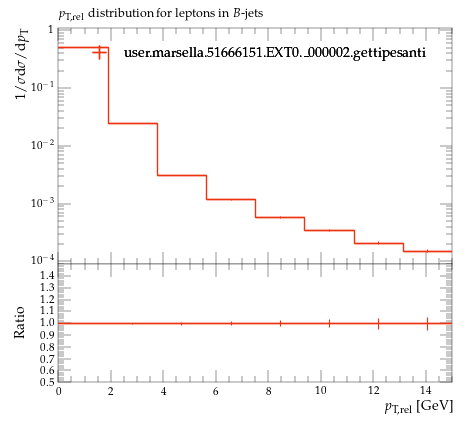

The script that saved this image:
#! /usr/bin/env python

# This Python script was auto-generated using YODA v2.0.2.
# Analysis object: /MC_HFDECAYS/lepton_pTrel_B_jets
# Timestamp: 24-07-2026 (16:40:06)

import matplotlib as mpl
import matplotlib.pyplot as plt
mpl.use('Agg') # comment out for interactive use
import os
import numpy as np

plotDir = os.path.split(os.path.realpath(__file__))[0]
if 'YODA_USER_PLOT_PATH' in globals():
    plot_outdir = globals()['YODA_USER_PLOT_PATH']
else:
    plot_outdir = plotDir

#plot style
plt.style.use(os.path.join(plotDir, '../default.mplstyle'))
# plot metadata
figW, figH = plt.rcParams['figure.figsize']
ax_xLabel = r'$p_\mathrm{T,rel}$ [GeV]'
ax_yLabel = r'$1/\sigma \mathrm{d}\sigma/\mathrm{d}p_\mathrm{T}$'
ax_title  = r'$p_\mathrm{T,rel}$ distribution for leptons in $B$-jets'
ax_xScale = 'linear'
ax_yScale = 'log'
xLims = (0.0, 15.0)
yLims = (9e-05, 1.1)

# TeX-friendly labels for the legend
labels = {
    'legend' : ([ r"user.marsella.51666151.EXT0.\_000002.gettipesanti" ], r""),
}

# Adjust canvas width and height
canvasW = 10.0
canvasH = 9.0
figW *= canvasW/10.
figH *= canvasH/9.

# Create figure and axis objects
fig, (ax, ratio0_ax) = plt.subplots(2, 1, sharex=True,
                  figsize=(figW,figH), gridspec_kw={'height_ratios': (6.0, 3.0)})

# Set figure margins
plt.subplots_adjust(
    left   = 1.0 * plt.rcParams['figure.subplot.left'],
    right  = 1.0 * plt.rcParams['figure.subplot.right'],
    top    = 1.0 * plt.rcParams['figure.subplot.top'],
    bottom = 1.0 * plt.rcParams['figure.subplot.bottom'])

ratio0_ax.yaxis.set_major_locator(mpl.ticker.MultipleLocator(0.1))
ratio0_ax.set_ylim(0.5, 1.4999)
ratio0_ax.set_ylabel('Ratio')

# the numerical data is stored in a separate file
dataf = dict()
prefix = os.path.split(__file__)[0]
if prefix:    prefix = prefix + '/'
exec(open(prefix+'lepton_pTrel_B_jets__data.py').read(), dataf)


legend_handles = dict() # keep track of handles for the legend

# style options for curves
# starts at zorder>=5 to draw curve on top of legend
styles = {
  'user.marsella.51666151.EXT0._000002.gettipesanti.yoda.gz': {
    'color' : '#EE3311',
    'linestyle' : '-',
    'linewidth' : 1,
    'marker' : 'none',
    'markersize' : 2,
    'capsize' : 0.0,
    'zorder' : 5,
    'histstyle' : 1,
    'drawstyle' : 'steps-pre',
    'xerrorbars' : 1,
    'yerrorbars' : 1,
    'fillcolor' : None,
    'fillopacity' : 1.0,
    'ratio0_linestyle' : '-',
    'ratio0_linewidth' : 1,
    'ratio0_marker' : 'none',
    'ratio0_markersize' : 2,
    'ratio0_capsize' : 0.0,
    'ratio0_zorder' : 5,
    'ratio0_histstyle' : 1,
    'ratio0_drawstyle' : 'steps-pre',
    'ratio0_xerrorbars' : 1,
    'ratio0_yerrorbars' : 1,
  },
}

# curve from input yoda files in main panel
for label, yvals in dataf['yvals'].items():
    if all(np.isnan(v) for v in dataf['yvals'][label]):
        continue
    tmp = None
    if styles[label]['histstyle']: # draw as histogram
        xpos = dataf['xedges'][label] if styles[label]['drawstyle'] else dataf['xpoints'][label]
        ypos = np.insert(yvals, 0, yvals[0]) if styles[label]['drawstyle'] else yvals
        if styles[label]['fillcolor']: # fill area below curve
            ax.fill_between(xpos, ypos, step='pre',
                            color=styles[label]['fillcolor'],
                            alpha=styles[label]['fillopacity'])
        tmp, = ax.plot(xpos, ypos,
                       color=styles[label]['color'],
                       linestyle=styles[label]['linestyle'],
                       linewidth=styles[label]['linewidth'],
                       drawstyle=styles[label]['drawstyle'], solid_joinstyle='miter',
                       zorder=styles[label]['zorder'], label=label)
    tmp = ax.errorbar(dataf['xpoints'][label], yvals,
                      xerr=np.array(dataf['xerrs'][label])*styles[label]['xerrorbars'],
                      yerr=np.array(dataf['yerrs'][label])*styles[label]['yerrorbars'],
                      fmt=styles[label]['marker'], capsize=styles[label]['capsize'],
                      markersize=styles[label]['markersize'],
                      ecolor=styles[label]['color'],
                      color=styles[label]['color'], zorder=styles[label]['zorder'])
    tmp[-1][0].set_linestyle(styles[label]['linestyle'])
    tmp[-1][0].set_linewidth(styles[label]['linewidth'])
    if label in dataf['add_legend_handle']:  legend_handles[label] = tmp
    for varLabel in dataf['variation_yvals'].keys():
        if varLabel.startswith(label):
            tmp, = ax.plot(dataf['xedges'][label], dataf['variation_yvals'][varLabel],
                           color=styles[label]['color'],
                           linestyle=styles[label]['linestyle'],
                           linewidth=styles[label]['linewidth'],
                           drawstyle='steps-pre', solid_joinstyle='miter',
                           zorder=styles[label]['zorder'], alpha=0.5)


# plots on ratio panel
# curve from input yoda files in ratio panel
for label, yvals in dataf['ratio0_yvals'].items():
    if all(np.isnan(v) for v in yvals):
        continue
    if styles[label]['ratio0_histstyle']: # plot as histogram
        xpos = dataf['xedges']['user.marsella.51666151.EXT0._000002.gettipesanti.yoda.gz'] if styles[label]['ratio0_drawstyle'] else dataf['xpoints']['user.marsella.51666151.EXT0._000002.gettipesanti.yoda.gz']
        ypos = np.insert(yvals, 0, yvals[0]) if styles[label]['ratio0_drawstyle'] else yvals
        ratio0_ax.plot(xpos, ypos,
                       color=styles[label]['color'],
                       linewidth=styles[label]['linewidth'],
                       linestyle=styles[label]['ratio0_linestyle'],
                       drawstyle=styles[label]['ratio0_drawstyle'], zorder=styles[label]['zorder'],
                       solid_joinstyle='miter')
    tmp = ratio0_ax.errorbar(dataf['xpoints']['user.marsella.51666151.EXT0._000002.gettipesanti.yoda.gz'], yvals,
                             xerr=np.array(dataf['ref_xerrs'])*styles[label]['ratio0_xerrorbars'],
                             yerr=np.array(dataf['ratio0_yerrs'][label])*styles[label]['ratio0_yerrorbars'],
                             fmt=styles[label]['ratio0_marker'], capsize=styles[label]['ratio0_capsize'],
                             markersize=styles[label]['ratio0_markersize'],
                             ecolor=styles[label]['color'],
                             color=styles[label]['color'])
    tmp[-1][0].set_linestyle(styles[label]['ratio0_linestyle'])
    tmp[-1][0].set_linewidth(styles[label]['ratio0_linewidth'])

    for varlabel in dataf['ratio0_variation_vals'].keys():
        if varlabel.startswith(label):
            ratio0_ax.plot(dataf['xedges']['user.marsella.51666151.EXT0._000002.gettipesanti.yoda.gz'],
                            dataf['ratio0_variation_vals'][varlabel],
                            color=styles[label]['color'],
                            linestyle=styles[label]['linestyle'],
                            linewidth=styles[label]['linewidth'],
                            drawstyle='steps-pre', solid_joinstyle='miter',
                            zorder=1, alpha=0.5)

legend_items = list(legend_handles.values())
ax.add_artist(ax.legend(legend_items,
                        labels['legend'][0],
                        title=labels['legend'][1],
                        alignment='left',
                        loc='upper center',
                        bbox_to_anchor=(0.5, 0.97)))

# set plot metadata as defined above
ratio0_ax.set_xlabel(ax_xLabel)
ratio0_ax.xaxis.set_label_coords(1., -0.15)
ax.set_ylabel(ax_yLabel, ha='right', va='top')
ax.yaxis.set_label_coords(-0.11, 1.0)
ax.set_title(ax_title, loc='left')
ax.set_xscale(ax_xScale)
ax.set_yscale(ax_yScale)
ax.set_xlim(xLims)
ax.set_ylim(yLims)

# tick formatting
plt.rcParams['xtick.top'] = True
plt.rcParams['ytick.right'] = True
ax.yaxis.set_major_locator(mpl.ticker.LogLocator(base=10.0, numticks=np.inf))
ax.yaxis.set_minor_locator(mpl.ticker.LogLocator(
                           base=10.0, subs=np.arange(0.1, 1, 0.1), numticks=np.inf))
fig.align_ylabels((ax, ratio0_ax))
plt.savefig(os.path.join(plot_outdir, 'lepton_pTrel_B_jets.pdf'), format='PDF')
plt.savefig(os.path.join(plot_outdir, 'lepton_pTrel_B_jets.png'), format='PNG')

plt.close(fig)
